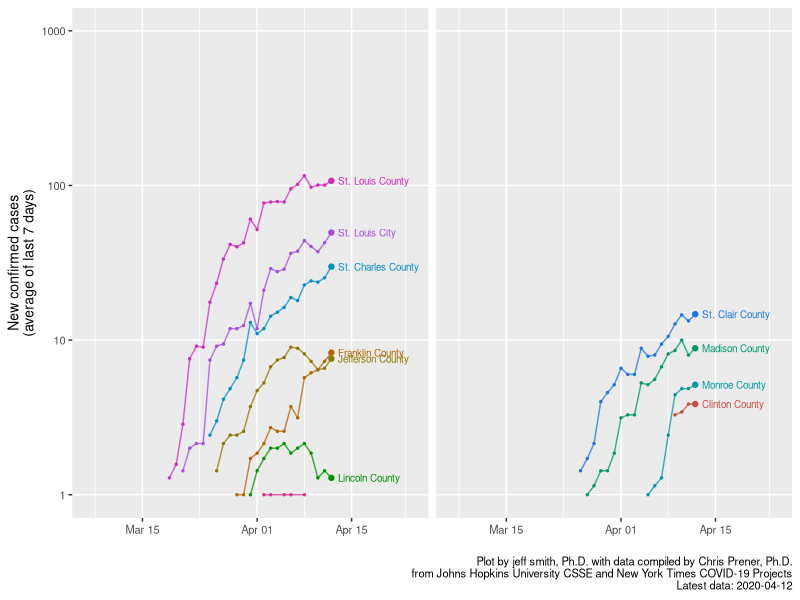
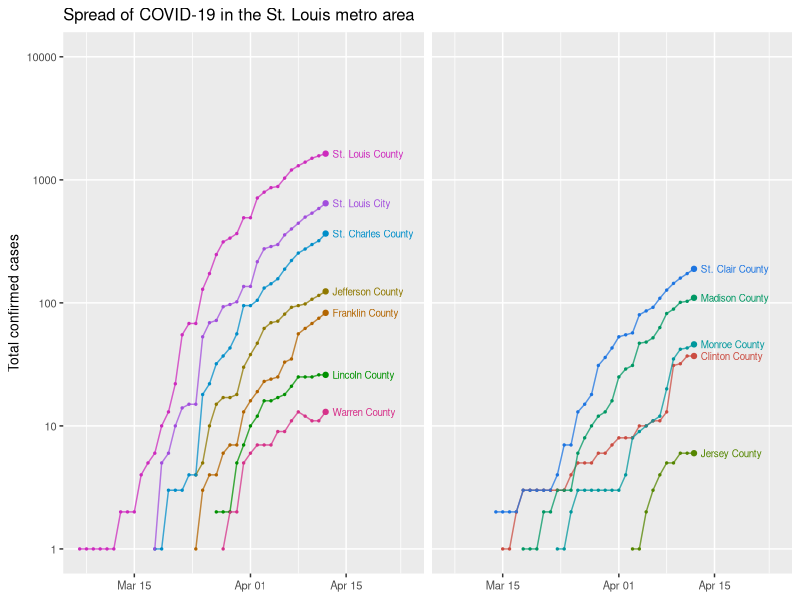
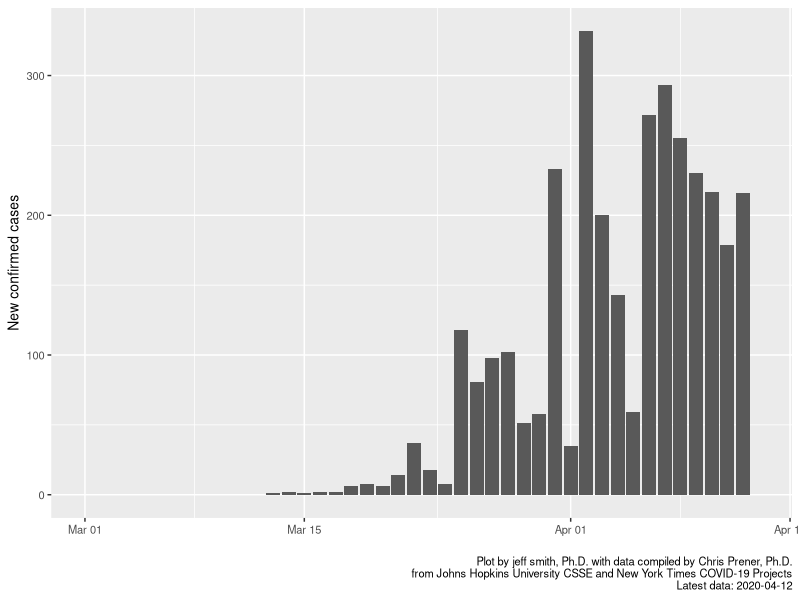
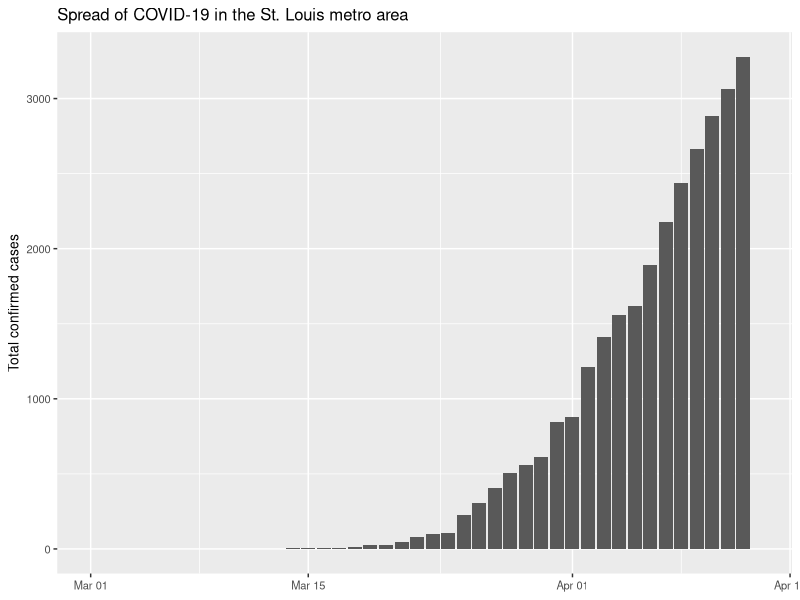

Source code (R) for these figures, in order: (Note: this script raises an error after producing the figures.)
# Epidemiological dynamics of COVID-19 in the St Louis metropolitan area
# jeff smith 2020

# Plot data
# - cumulative cases vs time
# - new cases (in last X days) vs time
# 
# - map current cases by zip
# - cumulative deaths
# - new deaths
# 

# TO DO: 
# - confirm that lag() and lead() are doing what we expect them to (no missing dates)

# Dependencies
library("readr")
library("dplyr")
library("lubridate")
library("ggplot2")
library("gtable")

#
# Load and process data
#

data_counties <- read_csv("data/county_stl.csv") %>%
	rename(cases = confirmed) %>%
	mutate(date = ymd(report_date)) %>%
	select(date, cases, county) %>%
	filter(
		(date >= "2020-03-02") & 
		county %in% c(
			"St. Louis City", "St. Louis", "St. Charles", "Jefferson", 
			"Madison", "St. Clair", "Monroe", 
			"Lincoln", "Warren", "Franklin", "Clinton", "Jersey"
		)
	) %>%
	mutate(county = ifelse(!grepl("City", county), paste(county, "County"), county))
data_metro <- data_counties %>%
	group_by(date) %>%
	summarise(cases = sum(cases, na.rm = TRUE)) %>%
	mutate(county = "St. Louis Metro")

# Calculate new cases
serial_interval = 7
data_counties <- data_counties %>%
	group_by(county) %>%
	arrange(date, .by_group = TRUE) %>%
	mutate(
		cases_new  = cases - lag(cases, n = 1), 
		cases_prev = cases - lag(cases, n = serial_interval), 
		cases_next = lead(cases, n = serial_interval) - cases
	) %>%
	mutate(R_effective = cases_next / cases_prev) %>%
	ungroup()
data_metro <- data_metro %>%
	arrange(date, .by_group = TRUE) %>%
	mutate(
		cases_new  = cases - lag(cases, n = 1), 
		cases_prev = cases - lag(cases, n = serial_interval), 
		cases_next = lead(cases, n = serial_interval) - cases
	)


# tail(data_counties)

# Latest R_effective
R_effective_last <- data_counties %>%
	filter(date == max(date) - serial_interval) %>%
	select(county, R_effective)
tmp <- R_effective_last$R_effective
names(tmp) <- R_effective_last$county
R_effective_last <- tmp
Find_R_effective_last <- function(x){ return(R_effective_last[[x]]) }
data_counties$R_effective_last <- sapply(data_counties$county, Find_R_effective_last)
rm(R_effective_last)




# 
# Plot: Total and new cases for total St Louis metro area
# 

plot_metro_total <- ggplot(data_metro) + 
	aes(x = date, y = cases) + 
	geom_col() + 
	scale_x_date(limits = c(ymd("2020-03-01"), max(data_metro$date) + 1)) + 
	labs(
		title = "Spread of COVID-19 in the St. Louis metro area", 
		y = "Total confirmed cases"
	) + 
	theme(text = element_text(size = 10), axis.title.x = element_blank())
plot_metro_new <- ggplot(subset(data_metro, !is.na(cases_prev))) + 
	aes(x = date, y = cases_prev/serial_interval) + 
	geom_col(aes(y = cases_new)) + 
	# geom_line(size = 1, color = "red3") + 
	scale_x_date(limits = c(ymd("2020-03-01"), max(data_metro$date) + 1)) + 
	labs(
		# y = paste("New confirmed cases\n(average of last ", serial_interval, " days)", sep = ""), 
		y = "New confirmed cases", 
		caption = (paste(
			"\n Plot by jeff smith, Ph.D. ", 
			"with data compiled by Chris Prener, Ph.D.\n", 
			"from Johns Hopkins University CSSE and New York Times COVID-19 Projects\n", 
			"Latest data: ", max(data_metro$date), 
			sep = ""
		))
	) + 
	theme(text = element_text(size = 10), axis.title.x = element_blank())
pdf(file = NULL)  # start workaround
plot_metro_combined <- gtable_add_grob(
	gtable(widths = unit(rep(1, 1), "null"), heights = unit(rep(1, 13), "null")), 
	list(ggplotGrob(plot_metro_total), ggplotGrob(plot_metro_new)), 
	l = c(1, 1), r = c(1, 1), t = c(1, 7), b = c(6, 13)
)
dev.off()  # end workaround
# dev.new(width = 5, height = 5)
# plot(plot_metro_combined)
ggsave("results/stl-total.pdf", plot_metro_combined, device = "pdf", width = 5, height = 5)



# 
# Plot: Total and new cases by county
# 

# Daily new cases by county
# dev.new(width = 6.5, height = 3)
# ggplot(subset(data_counties, !is.na(cases_new))) + 
	# aes(x = date, y = cases_new, fill = county) + 
	# geom_col() + 
	# scale_x_date(limits = c(ymd("2020-03-01"), max(data_metro$date) + 1)) + 
	# theme(text = element_text(size = 10), axis.title.x = element_blank())

data_for_plot <- data_counties %>%
	mutate(my_facet = county %in% c(
		# "St. Louis City", 
		# "St. Charles County", 
		# "Jefferson County"
		# "Franklin County", 
		# "Warren County" 
		"Jersey County", 
		"Madison County", 
		"St. Clair County", 
		"Monroe County", 
		"Clinton County"
	))
plot_counties_total <- ggplot(subset(data_for_plot, cases > 0)) + 
	aes(x = date, y = cases, group = county, color = county) + 
	facet_wrap(~ my_facet, ncol = 2) + 
	geom_point(size = 0.5) + geom_line(alpha = 0.75) + 
	geom_point(
		mapping = aes(group = county, fill = county), 
		data = filter(data_for_plot, date == max(data_for_plot$date)), 
		size = 1.5
	) + 
	geom_text(
		mapping = aes(label = county), 
		data = subset(data_for_plot, date == max(data_for_plot$date)), 
		hjust = 0, size = 2.5, nudge_x = 1
	) + 
	scale_x_date(limits = c(ymd("2020-03-07"), max(data_for_plot$date + 12))) + 
	scale_y_log10(limits = c(1, 1e4), minor_breaks = 10^c(1:6)) + 
	scale_color_hue(l = 50) + scale_fill_hue(l = 50) + 
	labs(
		y = "Total confirmed cases", 
		title = "Spread of COVID-19 in the St. Louis metro area"
	) + 
	theme(
		text = element_text(size = 10), axis.title.x = element_blank(), 
		strip.text = element_blank(), strip.background = element_blank(), 
		legend.position = "none"
	)
plot_counties_new <- ggplot(subset(data_for_plot, !is.na(cases_prev) & (cases_prev/serial_interval >= 1) )) + 
	aes(x = date, y = cases_prev/serial_interval, group = county, color = county) + 
	facet_wrap(~ my_facet, ncol = 2) + 
	geom_point(size = 0.5) + geom_line(alpha = 0.75) + 
	geom_point(
		mapping = aes(group = county, fill = county), 
		data = filter(data_for_plot, date == max(data_for_plot$date)), 
		size = 1.5
	) + 
	geom_text(
		mapping = aes(label = county), 
		data = filter(data_for_plot, date == max(data_for_plot$date)), 
		hjust = 0, size = 2.5, nudge_x = 1
	) + 
	scale_x_date(limits = c(ymd("2020-03-07"), max(data_for_plot$date + 12))) + 
	scale_y_log10(limits = c(1, 1e3), minor_breaks = 10^c(1:6)) + 
	scale_color_hue(l = 50) + 
	labs(
		y = paste("New confirmed cases\n(average of last ", serial_interval, " days)", sep = ""), 
		caption = (paste(
			"\n Plot by jeff smith, Ph.D. ", 
			"with data compiled by Chris Prener, Ph.D.\n", 
			"from Johns Hopkins University CSSE and New York Times COVID-19 Projects\n", 
			"Latest data: ", max(data_for_plot$date), 
			sep = ""
		))
	) + 
	theme(
		text = element_text(size = 10), axis.title.x = element_blank(), 
		strip.text = element_blank(), strip.background = element_blank(), 
		legend.position = "none"
	)
pdf(file = NULL)  # start workaround
plot_counties_combined <- gtable_add_grob(
	gtable(widths = unit(rep(1, 1), "null"), heights = unit(rep(1, 13), "null")), 
	list(ggplotGrob(plot_counties_total), ggplotGrob(plot_counties_new)), 
	l = c(1, 1), r = c(1, 1), t = c(1, 7), b = c(6, 13)
)
dev.off()  # end workaround
# dev.new(width = 6.5, height = 6)
# plot(plot_counties_combined)
ggsave("results/stl-counties.pdf", plot_counties_combined, device = "pdf", width = 6.5, height = 6)


# 
# Plot: New cases vs previous cases (log-log)
# 

# Clean dataset for log-scale plotting
# data_counties_log <- data_counties %>% 
	# filter(
		# !is.na(cases_next) & !is.na(cases_prev) & 
		# (cases_next > case_cutoff) & (cases_prev > case_cutoff)
	# ) %>% 
	# mutate(county = factor(county))

my_limits <- c(5, 2e3)
my_minor_breaks <- 10^c(1:6)
# case_cutoff <- 5
data_for_plot <- data_counties %>%
	filter(!is.na(cases_next) & !is.na(cases_prev)) %>% 
		# (cases_next > case_cutoff) & (cases_prev > case_cutoff)
	filter(date > ymd("2020-03-26")) %>% 
	filter(county %in% c(
		"St. Louis County", "St. Louis City", "St. Charles County", 
		"St. Clair County", "Madison County", # "Monroe County", 
		"Jefferson County", "Franklin County"
	)) %>% 
	mutate(my_facet = county %in% c(
		"Madison County", 
		"St. Clair County", 
		"Monroe County" 
		# "Jefferson County" 
	))
plot_stepwise <- ggplot(data = data_for_plot) + 
	aes(x = cases_prev, y = cases_next, color = R_effective_last) + 
	facet_wrap(~ my_facet, ncol = 2) + 
	geom_line(
		data = tibble(cases_prev = my_limits, cases_next = my_limits), 
		color = grey(0.75), linetype = "dashed"
	) + 
	annotate(
		"text", label = "Effective R = 1", 
		size = 2.5, color = grey(0.5), angle = 44,
		x = 5, y = 5, hjust = 0, vjust = 1.5
	) + 
	geom_path(aes(group = county), alpha = 0.75) + 
	geom_point(aes(group = county), size = 0.5) + 
	geom_point(
		mapping = aes(group = county, fill = R_effective_last), 
		data = filter(data_for_plot, date == max(data_for_plot$date)), 
		size = 2
	) + 
	geom_text(
		mapping = aes(label = county), 
		data = filter(data_for_plot, date == max(data_for_plot$date)), 
		hjust = -0.1, vjust = -0.2, size = 2.5
	) + 
	scale_x_log10(limits = my_limits, minor_breaks = my_minor_breaks) + 
	scale_y_log10(limits = my_limits, minor_breaks = my_minor_breaks) + 
	scale_color_gradient(low = grey(0.3), high = "red") + 
	scale_fill_gradient(low = grey(0.3), high = "red") + 
	labs(
		title = "Spread of COVID-19 in the St. Louis metro area", 
		x = paste("Cases confirmed in previous", serial_interval, "days"), 
		y = paste("Cases confirmed in next", serial_interval, "days"), 
		caption = (paste(
			"\n",
			"Plot by jeff smith, Ph.D. ", 
			"with data compiled by Chris Prener, Ph.D.\n", 
			"from Johns Hopkins University CSSE and New York Times COVID-19 Projects\n", 
			"Showing data >", case_cutoff, " cases. ", 
			"Latest data: ", max(data_counties$date), 
			sep = ""
		))
	) + 
	theme(
		strip.text = element_blank(), strip.background = element_blank(), 
		legend.position = "none", text = element_text(size = 10)
	)
# dev.new(width = 6.5, height = 4)
plot(plot_stepwise)
ggsave("results/stl-stepwise.pdf", plot_stepwise, device = "pdf", width = 6.5, height = 4)

# Clean up
# rm(serial_interval, my_limits, my_minor_breaks, data_for_plot)
